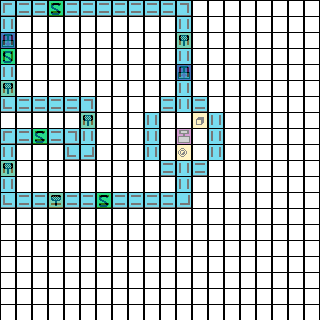

A 2D game scene composited from a Tiled map and its tileset images. What follows is a short description and the map's XML, with each tile layer's data collapsed to a summary:
An orthogonal 20x20 tile map with 16x16 px tiles, 2 tile layers (elements, logic).

<map version="1.0" orientation="orthogonal" renderorder="right-down" width="20" height="20" tilewidth="16" tileheight="16" nextobjectid="1">
 <tileset firstgid="1" name="partsCircuit" tilewidth="16" tileheight="16" tilecount="15" columns="5">
  <image source="partsCircuit.png" width="80" height="48" />
 </tileset>
 <layer name="elements" width="20" height="20">
  <data>[400 cells, 400 non-empty, 7 distinct tile ids]</data>
 </layer>
 <layer name="logic" width="20" height="20" opacity="0.47">
  <data>[400 cells, 400 non-empty, 8 distinct tile ids]</data>
 </layer>
</map>